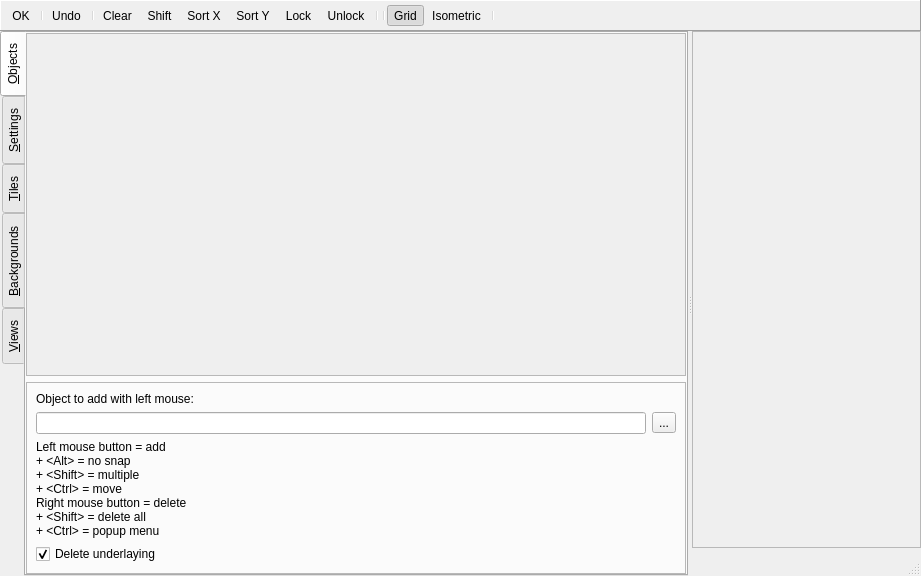
<?xml version="1.0" encoding="UTF-8"?>
<ui version="4.0">
 <class>RoomPropertiesDialog</class>
 <widget class="QDialog" name="RoomPropertiesDialog">
  <property name="geometry">
   <rect>
    <x>0</x>
    <y>0</y>
    <width>921</width>
    <height>576</height>
   </rect>
  </property>
  <property name="windowTitle">
   <string>Room Properties</string>
  </property>
  <property name="windowIcon">
   <iconset resource="../resources_editor.qrc">
    <normaloff>:/qtgameengine/icons/room-file.png</normaloff>:/qtgameengine/icons/room-file.png</iconset>
  </property>
  <layout class="QVBoxLayout" name="verticalLayout_2" stretch="0,1">
   <property name="spacing">
    <number>0</number>
   </property>
   <property name="leftMargin">
    <number>0</number>
   </property>
   <property name="topMargin">
    <number>0</number>
   </property>
   <property name="rightMargin">
    <number>0</number>
   </property>
   <property name="bottomMargin">
    <number>0</number>
   </property>
   <item>
    <widget class="QFrame" name="frame">
     <property name="frameShape">
      <enum>QFrame::Panel</enum>
     </property>
     <property name="frameShadow">
      <enum>QFrame::Raised</enum>
     </property>
     <layout class="QHBoxLayout">
      <property name="spacing">
       <number>0</number>
      </property>
      <property name="leftMargin">
       <number>0</number>
      </property>
      <property name="topMargin">
       <number>0</number>
      </property>
      <property name="rightMargin">
       <number>0</number>
      </property>
      <property name="bottomMargin">
       <number>0</number>
      </property>
      <item>
       <widget class="QToolBar" name="toolBar">
        <property name="windowTitle">
         <string>toolBar</string>
        </property>
        <property name="movable">
         <bool>false</bool>
        </property>
        <property name="iconSize">
         <size>
          <width>16</width>
          <height>16</height>
         </size>
        </property>
        <addaction name="actionOk"/>
        <addaction name="separator"/>
        <addaction name="actionUndo"/>
        <addaction name="separator"/>
        <addaction name="actionClear"/>
        <addaction name="actionShift"/>
        <addaction name="actionSortX"/>
        <addaction name="actionSortY"/>
        <addaction name="actionLock"/>
        <addaction name="actionUnlock"/>
        <addaction name="separator"/>
        <addaction name="separator"/>
        <addaction name="actionGridEnabled"/>
        <addaction name="actionIsometricGrid"/>
        <addaction name="separator"/>
       </widget>
      </item>
     </layout>
    </widget>
   </item>
   <item>
    <widget class="QSplitter" name="splitter">
     <property name="orientation">
      <enum>Qt::Horizontal</enum>
     </property>
     <widget class="QTabWidget" name="tabWidget">
      <property name="tabPosition">
       <enum>QTabWidget::West</enum>
      </property>
      <property name="currentIndex">
       <number>0</number>
      </property>
      <widget class="QWidget" name="tabObjects">
       <attribute name="title">
        <string>&amp;Objects</string>
       </attribute>
       <layout class="QVBoxLayout" name="verticalLayout" stretch="1,0">
        <property name="leftMargin">
         <number>0</number>
        </property>
        <property name="topMargin">
         <number>0</number>
        </property>
        <property name="rightMargin">
         <number>0</number>
        </property>
        <property name="bottomMargin">
         <number>0</number>
        </property>
        <item>
         <widget class="QScrollAreaWithMenu" name="scrollAreaObject">
          <property name="widgetResizable">
           <bool>true</bool>
          </property>
          <property name="alignment">
           <set>Qt::AlignLeading|Qt::AlignLeft|Qt::AlignTop</set>
          </property>
          <widget class="QLabel" name="labelObjectPreview">
           <property name="geometry">
            <rect>
             <x>0</x>
             <y>0</y>
             <width>683</width>
             <height>333</height>
            </rect>
           </property>
           <property name="alignment">
            <set>Qt::AlignLeading|Qt::AlignLeft|Qt::AlignTop</set>
           </property>
          </widget>
         </widget>
        </item>
        <item>
         <widget class="QFrame" name="frame_2">
          <property name="frameShape">
           <enum>QFrame::StyledPanel</enum>
          </property>
          <property name="frameShadow">
           <enum>QFrame::Raised</enum>
          </property>
          <layout class="QVBoxLayout" name="verticalLayout_3">
           <item>
            <widget class="QLabel" name="label">
             <property name="text">
              <string>Object to add with left mouse:</string>
             </property>
            </widget>
           </item>
           <item>
            <layout class="QHBoxLayout" name="horizontalLayout_3">
             <item>
              <widget class="QLineEditWithMenu" name="lineEditObject">
               <property name="readOnly">
                <bool>true</bool>
               </property>
              </widget>
             </item>
             <item>
              <widget class="QToolButton" name="toolButtonObject">
               <property name="text">
                <string>...</string>
               </property>
               <property name="popupMode">
                <enum>QToolButton::InstantPopup</enum>
               </property>
              </widget>
             </item>
            </layout>
           </item>
           <item>
            <widget class="QLabel" name="label_2">
             <property name="text">
              <string>Left mouse button = add&lt;br/&gt; + &amp;lt;Alt&amp;gt; = no snap&lt;br/&gt; + &amp;lt;Shift&amp;gt; = multiple&lt;br/&gt; + &amp;lt;Ctrl&amp;gt; = move&lt;br/&gt;Right mouse button = delete&lt;br/&gt; + &amp;lt;Shift&amp;gt; = delete all&lt;br/&gt; + &amp;lt;Ctrl&amp;gt; = popup menu</string>
             </property>
            </widget>
           </item>
           <item>
            <widget class="QCheckBox" name="checkBoxDeleteUnderlaying">
             <property name="text">
              <string>Delete underlaying</string>
             </property>
             <property name="checked">
              <bool>true</bool>
             </property>
            </widget>
           </item>
          </layout>
         </widget>
        </item>
       </layout>
      </widget>
      <widget class="QWidget" name="tabSettings">
       <attribute name="title">
        <string>&amp;Settings</string>
       </attribute>
       <layout class="QVBoxLayout">
        <item>
         <layout class="QFormLayout" name="formLayout">
          <item row="0" column="0">
           <widget class="QLabel" name="labelName">
            <property name="text">
             <string>&amp;Name:</string>
            </property>
            <property name="buddy">
             <cstring>lineEditName</cstring>
            </property>
           </widget>
          </item>
          <item row="0" column="1">
           <widget class="QLineEdit" name="lineEditName"/>
          </item>
         </layout>
        </item>
        <item>
         <widget class="QLabel" name="labelCaption">
          <property name="text">
           <string>&amp;Caption for the room:</string>
          </property>
          <property name="buddy">
           <cstring>lineEditCaption</cstring>
          </property>
         </widget>
        </item>
        <item>
         <widget class="QLineEdit" name="lineEditCaption"/>
        </item>
        <item>
         <layout class="QFormLayout" name="formLayout2">
          <item row="0" column="0">
           <widget class="QLabel" name="labelWidth">
            <property name="text">
             <string>&amp;Width:</string>
            </property>
            <property name="buddy">
             <cstring>spinBoxWidth</cstring>
            </property>
           </widget>
          </item>
          <item row="0" column="1">
           <widget class="QSpinBox" name="spinBoxWidth">
            <property name="maximum">
             <number>2147483647</number>
            </property>
            <property name="value">
             <number>640</number>
            </property>
           </widget>
          </item>
          <item row="1" column="0">
           <widget class="QLabel" name="labelHeight">
            <property name="text">
             <string>&amp;Height:</string>
            </property>
            <property name="buddy">
             <cstring>spinBoxHeight</cstring>
            </property>
           </widget>
          </item>
          <item row="1" column="1">
           <widget class="QSpinBox" name="spinBoxHeight">
            <property name="maximum">
             <number>2147483647</number>
            </property>
            <property name="value">
             <number>480</number>
            </property>
           </widget>
          </item>
          <item row="2" column="0">
           <widget class="QLabel" name="labelSpeed">
            <property name="text">
             <string>S&amp;peed:</string>
            </property>
            <property name="buddy">
             <cstring>spinBoxSpeed</cstring>
            </property>
           </widget>
          </item>
          <item row="2" column="1">
           <widget class="QSpinBox" name="spinBoxSpeed">
            <property name="maximum">
             <number>2147483647</number>
            </property>
            <property name="value">
             <number>30</number>
            </property>
           </widget>
          </item>
         </layout>
        </item>
        <item>
         <widget class="QCheckBox" name="checkBoxPersistent">
          <property name="text">
           <string>P&amp;ersistent</string>
          </property>
         </widget>
        </item>
        <item>
         <layout class="QHBoxLayout" name="horizontalLayout_2">
          <item>
           <spacer name="horizontalSpacer">
            <property name="orientation">
             <enum>Qt::Horizontal</enum>
            </property>
            <property name="sizeHint" stdset="0">
             <size>
              <width>40</width>
              <height>20</height>
             </size>
            </property>
           </spacer>
          </item>
          <item>
           <widget class="QPushButton" name="pushButtonCreationCode">
            <property name="text">
             <string>CreationCode</string>
            </property>
            <property name="icon">
             <iconset resource="../resources_editor.qrc">
              <normaloff>:/qtgameengine/icons/script.png</normaloff>:/qtgameengine/icons/script.png</iconset>
            </property>
           </widget>
          </item>
          <item>
           <spacer name="horizontalSpacer_2">
            <property name="orientation">
             <enum>Qt::Horizontal</enum>
            </property>
            <property name="sizeHint" stdset="0">
             <size>
              <width>40</width>
              <height>20</height>
             </size>
            </property>
           </spacer>
          </item>
         </layout>
        </item>
        <item>
         <spacer name="verticalSpacer">
          <property name="orientation">
           <enum>Qt::Vertical</enum>
          </property>
          <property name="sizeHint" stdset="0">
           <size>
            <width>20</width>
            <height>40</height>
           </size>
          </property>
         </spacer>
        </item>
       </layout>
      </widget>
      <widget class="QWidget" name="tabTiles">
       <attribute name="title">
        <string>&amp;Tiles</string>
       </attribute>
      </widget>
      <widget class="QWidget" name="tabBackgrounds">
       <attribute name="title">
        <string>&amp;Backgrounds</string>
       </attribute>
      </widget>
      <widget class="QWidget" name="tabViews">
       <attribute name="title">
        <string>&amp;Views</string>
       </attribute>
      </widget>
     </widget>
     <widget class="QWidget" name="layoutWidget">
      <layout class="QVBoxLayout">
       <item>
        <widget class="QScrollArea" name="scrollAreaRoom">
         <property name="alignment">
          <set>Qt::AlignLeading|Qt::AlignLeft|Qt::AlignTop</set>
         </property>
         <widget class="RoomEditWidget" name="roomEditWidget">
          <property name="geometry">
           <rect>
            <x>0</x>
            <y>0</y>
            <width>0</width>
            <height>0</height>
           </rect>
          </property>
         </widget>
        </widget>
       </item>
       <item>
        <widget class="QStatusBar" name="statusbar"/>
       </item>
      </layout>
     </widget>
    </widget>
   </item>
  </layout>
  <action name="actionOk">
   <property name="icon">
    <iconset resource="../resources_editor.qrc">
     <normaloff>:/qtgameengine/icons/ok.png</normaloff>:/qtgameengine/icons/ok.png</iconset>
   </property>
   <property name="text">
    <string>OK</string>
   </property>
   <property name="toolTip">
    <string>Close the form, saving the changes</string>
   </property>
  </action>
  <action name="actionUndo">
   <property name="icon">
    <iconset resource="../resources_editor.qrc">
     <normaloff>:/qtgameengine/icons/undo.png</normaloff>:/qtgameengine/icons/undo.png</iconset>
   </property>
   <property name="text">
    <string>Undo</string>
   </property>
   <property name="toolTip">
    <string>Undo the last changes in the room</string>
   </property>
  </action>
  <action name="actionClear">
   <property name="icon">
    <iconset resource="../resources_editor.qrc">
     <normaloff>:/qtgameengine/icons/new.png</normaloff>:/qtgameengine/icons/new.png</iconset>
   </property>
   <property name="text">
    <string>Clear</string>
   </property>
   <property name="toolTip">
    <string>Clear all instances from the room</string>
   </property>
  </action>
  <action name="actionShift">
   <property name="icon">
    <iconset resource="../resources_editor.qrc">
     <normaloff>:/qtgameengine/icons/arrow-right.png</normaloff>:/qtgameengine/icons/arrow-right.png</iconset>
   </property>
   <property name="text">
    <string>Shift</string>
   </property>
   <property name="toolTip">
    <string>Shift all instances by a given amount</string>
   </property>
  </action>
  <action name="actionSortX">
   <property name="icon">
    <iconset resource="../resources_editor.qrc">
     <normaloff>:/qtgameengine/icons/sort-x.png</normaloff>:/qtgameengine/icons/sort-x.png</iconset>
   </property>
   <property name="text">
    <string>Sort X</string>
   </property>
   <property name="toolTip">
    <string>Sort all instances by x-coordinate</string>
   </property>
  </action>
  <action name="actionSortY">
   <property name="icon">
    <iconset resource="../resources_editor.qrc">
     <normaloff>:/qtgameengine/icons/sort-y.png</normaloff>:/qtgameengine/icons/sort-y.png</iconset>
   </property>
   <property name="text">
    <string>Sort Y</string>
   </property>
   <property name="toolTip">
    <string>Sort all instances by y-coordinate</string>
   </property>
  </action>
  <action name="actionLock">
   <property name="icon">
    <iconset resource="../resources_editor.qrc">
     <normaloff>:/qtgameengine/icons/lock.png</normaloff>:/qtgameengine/icons/lock.png</iconset>
   </property>
   <property name="text">
    <string>Lock</string>
   </property>
   <property name="toolTip">
    <string>Lock all instances</string>
   </property>
  </action>
  <action name="actionUnlock">
   <property name="icon">
    <iconset resource="../resources_editor.qrc">
     <normaloff>:/qtgameengine/icons/unlock.png</normaloff>:/qtgameengine/icons/unlock.png</iconset>
   </property>
   <property name="text">
    <string>Unlock</string>
   </property>
   <property name="toolTip">
    <string>Unlock all instances</string>
   </property>
  </action>
  <action name="actionGridEnabled">
   <property name="checkable">
    <bool>true</bool>
   </property>
   <property name="checked">
    <bool>true</bool>
   </property>
   <property name="icon">
    <iconset resource="../resources_editor.qrc">
     <normaloff>:/qtgameengine/icons/grid.png</normaloff>:/qtgameengine/icons/grid.png</iconset>
   </property>
   <property name="text">
    <string>Grid</string>
   </property>
   <property name="toolTip">
    <string>Toggle the showing of the grid</string>
   </property>
  </action>
  <action name="actionIsometricGrid">
   <property name="checkable">
    <bool>true</bool>
   </property>
   <property name="icon">
    <iconset resource="../resources_editor.qrc">
     <normaloff>:/qtgameengine/icons/isometric.png</normaloff>:/qtgameengine/icons/isometric.png</iconset>
   </property>
   <property name="text">
    <string>Isometric</string>
   </property>
   <property name="toolTip">
    <string>Turn the grid into an isometric grid</string>
   </property>
  </action>
  <action name="actionShowObjects">
   <property name="checkable">
    <bool>true</bool>
   </property>
   <property name="checked">
    <bool>true</bool>
   </property>
   <property name="text">
    <string>Show Objects</string>
   </property>
  </action>
  <action name="actionShowTiles">
   <property name="checkable">
    <bool>true</bool>
   </property>
   <property name="checked">
    <bool>true</bool>
   </property>
   <property name="text">
    <string>Show Tiles</string>
   </property>
  </action>
  <action name="actionShowBackgrounds">
   <property name="checkable">
    <bool>true</bool>
   </property>
   <property name="checked">
    <bool>true</bool>
   </property>
   <property name="text">
    <string>Show Backgrounds</string>
   </property>
  </action>
  <action name="actionShowForegrounds">
   <property name="checkable">
    <bool>true</bool>
   </property>
   <property name="checked">
    <bool>true</bool>
   </property>
   <property name="text">
    <string>Show Foregrounds</string>
   </property>
  </action>
  <action name="actionShowViews">
   <property name="checkable">
    <bool>true</bool>
   </property>
   <property name="text">
    <string>Show Views</string>
   </property>
  </action>
 </widget>
 <customwidgets>
  <customwidget>
   <class>RoomEditWidget</class>
   <extends>QWidget</extends>
   <header>widgets/roomeditwidget.h</header>
   <container>1</container>
  </customwidget>
  <customwidget>
   <class>QLineEditWithMenu</class>
   <extends>QLineEdit</extends>
   <header>widgets/qlineeditwithmenu.h</header>
  </customwidget>
  <customwidget>
   <class>QScrollAreaWithMenu</class>
   <extends>QScrollArea</extends>
   <header>widgets/qscrollareawithmenu.h</header>
   <container>1</container>
  </customwidget>
 </customwidgets>
 <resources>
  <include location="../resources_editor.qrc"/>
 </resources>
 <connections>
  <connection>
   <sender>actionOk</sender>
   <signal>triggered()</signal>
   <receiver>RoomPropertiesDialog</receiver>
   <slot>accept()</slot>
   <hints>
    <hint type="sourcelabel">
     <x>-1</x>
     <y>-1</y>
    </hint>
    <hint type="destinationlabel">
     <x>363</x>
     <y>224</y>
    </hint>
   </hints>
  </connection>
 </connections>
</ui>
